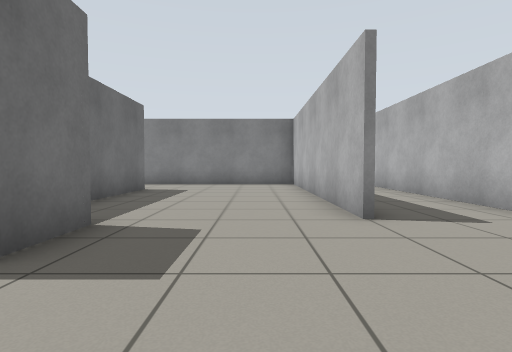
View 1 (above)

18 first-person views from a walk through a world built for the Gazebo simulator. The camera is 0.72 m above the floor, tilts 2° down and sees 80° across. The floor is counted in squares, 1 m on a side. Each view is taken from the middle of a square. On the plan, view 1 faces up. The plan holds only what a view shows up to about 10 squares ahead; the rest is blank.

View 2
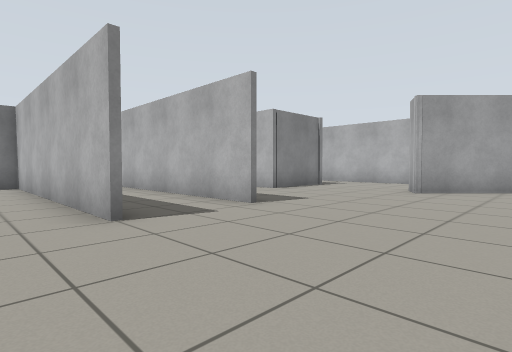

View 3
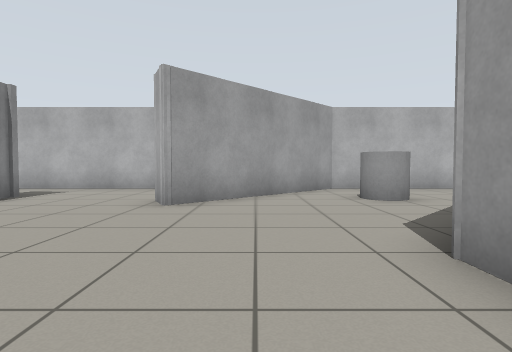

View 4
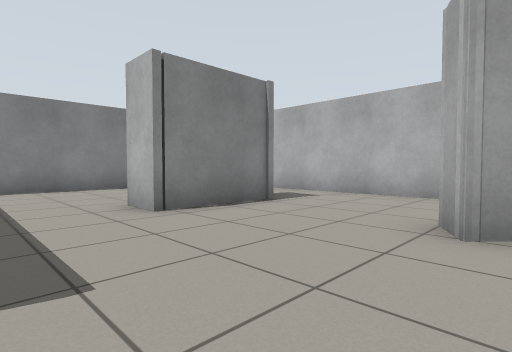

View 5
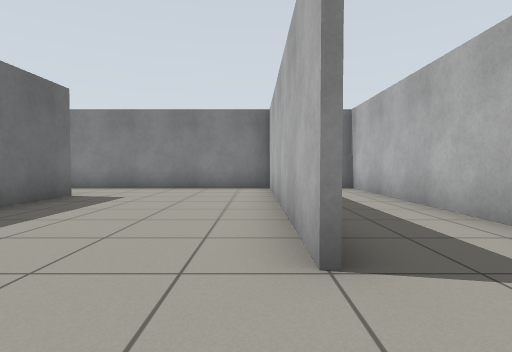

View 6
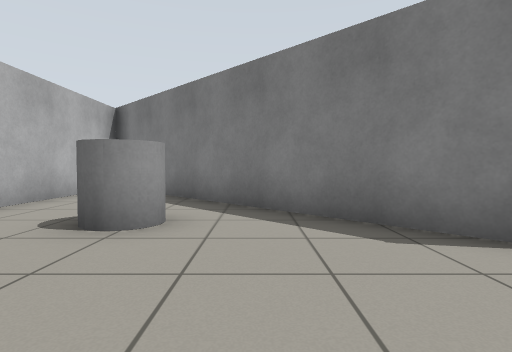

View 7
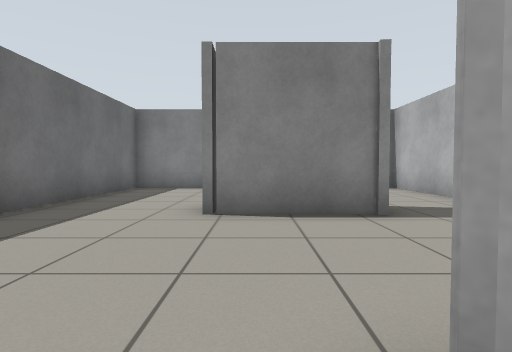

View 8
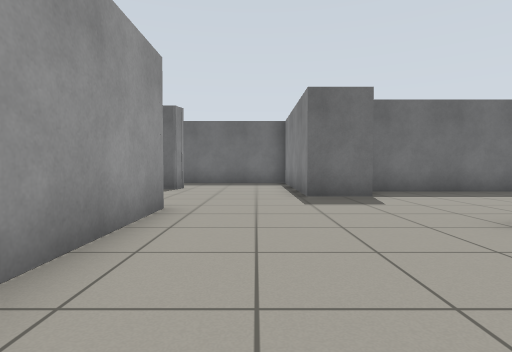

View 9
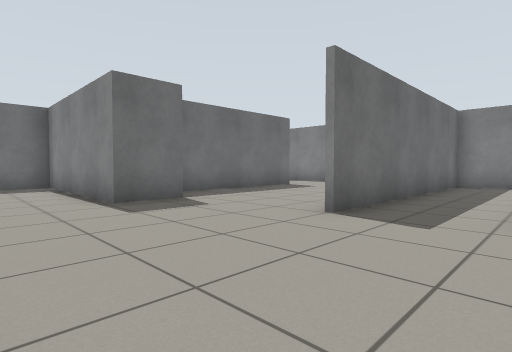

View 10
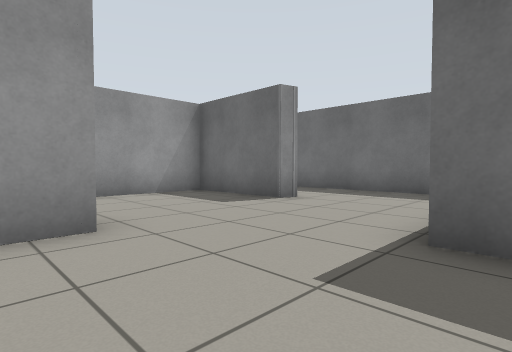

View 11
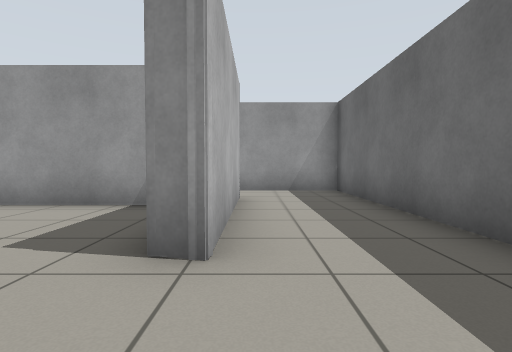

View 12
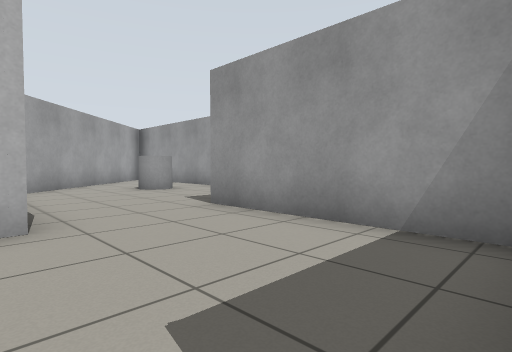

View 13
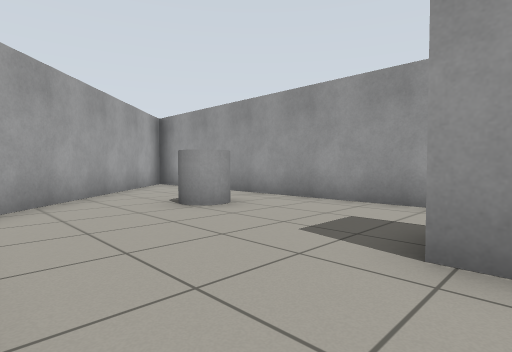

View 14
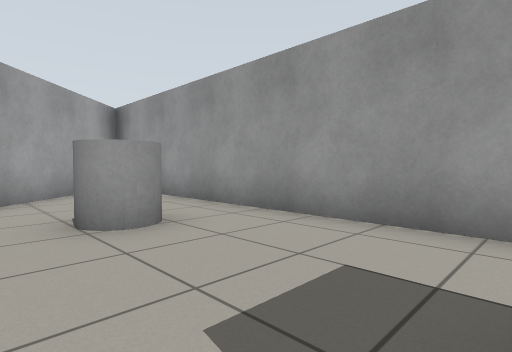

View 15
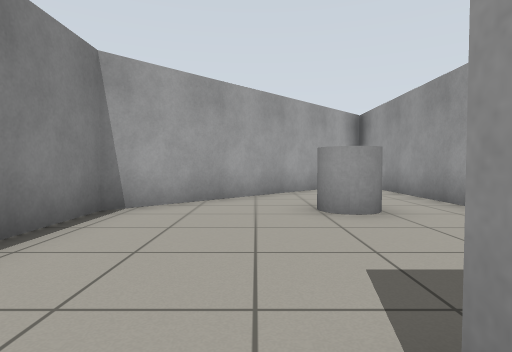

View 16
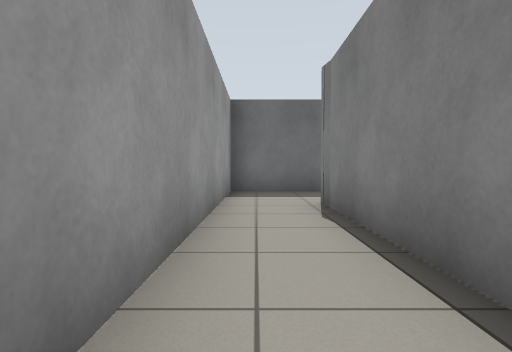

View 17
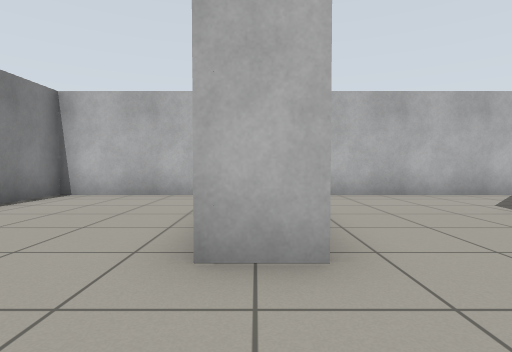

View 18
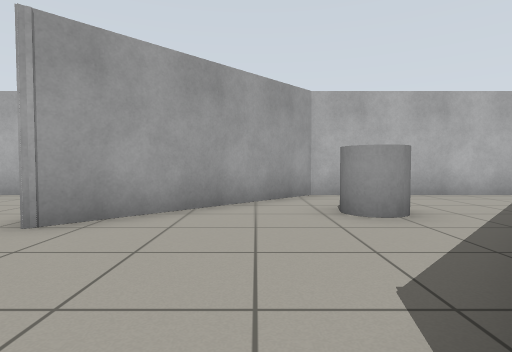

### Floor plan
Ten units are one square. View 1 is at (0, 0); x grows to the right and y downward. Boxes are objects, and circles mark ways between rooms. Rooms are numbered by the first view taken in them; rooms with no view inside come last. Other rooms are left out.
<svg viewBox="-78 -124 207 206">
<path fill="none" stroke="#000" d="M40 -41 40 -119M74 -70 74 -64M14 -40 14 -118M100 -65 72 -65 72 -75M47 5 55 5M55 7 124 76 124 13 84 -26 91 -30M42 -117 42 -65M-20 -38 -20 -22M-1 5 32 5M16 -118 16 -40M90 -118 -50 -118M124 -7 124 -118 106 -118M-33 -93 -33 -41M-4 57 -46 57M-41 57 -46 58 -46 13 -42 13 -42 45 8 45M-46 13 -42 14M-20 -22 -73 -22 -73 77 109 77 48 16 29 16"/>
<rect x="85" y="15" width="20" height="10" fill="#bbb"><title>grey cylinder</title></rect>
<rect x="45" y="45" width="10" height="20" fill="#bbb"><title>grey cylinder</title></rect>
<circle cx="-15" cy="-5" r="3" fill="#2a7"/>
<text x="50" y="-50">1</text>
<text x="-10" y="40">2</text>
</svg>
Room 1 opens to room 2.

Where each view was taken, in squares from view 1:
view 1: 0 up, 0 right, facing up
view 2: 0 up, 0 right, facing up-right
view 3: 1 up, 3 right, facing right
view 4: 2 up, 5 right, facing up-right
view 5: 2 up, 1 right, facing up
view 6: 2 up, 8 right, facing down
view 7: 2 up, 8 right, facing up
view 8: 1 up, 5 right, facing left
view 9: 0 up, 4 right, facing up-left
view 10: 3 up, 1 right, facing down-left
view 11: 1 up, 5 left, facing down
view 12: 1 down, 4 left, facing down-right
view 13: 2 down, 0 right, facing down-right
view 14: 4 down, 1 right, facing down-right
view 15: 4 down, 0 right, facing right
view 16: 7 down, 1 right, facing left
view 17: 7 up, 5 right, facing right
view 18: 0 up, 5 right, facing right
